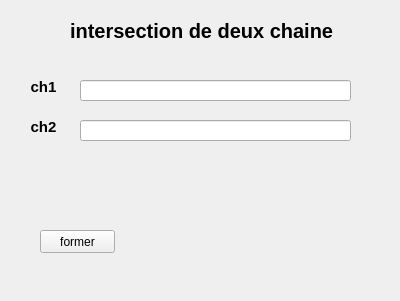
<?xml version="1.0" encoding="UTF-8"?>
<ui version="4.0">
 <class>Form</class>
 <widget class="QWidget" name="Form">
  <property name="geometry">
   <rect>
    <x>0</x>
    <y>0</y>
    <width>400</width>
    <height>301</height>
   </rect>
  </property>
  <property name="windowTitle">
   <string>Form</string>
  </property>
  <widget class="QLabel" name="label">
   <property name="geometry">
    <rect>
     <x>70</x>
     <y>10</y>
     <width>291</width>
     <height>41</height>
    </rect>
   </property>
   <property name="font">
    <font>
     <pointsize>15</pointsize>
     <weight>75</weight>
     <bold>true</bold>
    </font>
   </property>
   <property name="text">
    <string>intersection de deux chaine</string>
   </property>
  </widget>
  <widget class="QLabel" name="label_2">
   <property name="geometry">
    <rect>
     <x>20</x>
     <y>80</y>
     <width>47</width>
     <height>13</height>
    </rect>
   </property>
   <property name="font">
    <font>
     <pointsize>11</pointsize>
     <weight>75</weight>
     <bold>true</bold>
    </font>
   </property>
   <property name="text">
    <string>ch1</string>
   </property>
   <property name="alignment">
    <set>Qt::AlignCenter</set>
   </property>
  </widget>
  <widget class="QLineEdit" name="text1">
   <property name="geometry">
    <rect>
     <x>80</x>
     <y>80</y>
     <width>271</width>
     <height>21</height>
    </rect>
   </property>
   <property name="font">
    <font>
     <pointsize>10</pointsize>
    </font>
   </property>
  </widget>
  <widget class="QLabel" name="res">
   <property name="geometry">
    <rect>
     <x>80</x>
     <y>170</y>
     <width>241</width>
     <height>31</height>
    </rect>
   </property>
   <property name="font">
    <font>
     <pointsize>10</pointsize>
    </font>
   </property>
   <property name="text">
    <string/>
   </property>
  </widget>
  <widget class="QLabel" name="label_3">
   <property name="geometry">
    <rect>
     <x>20</x>
     <y>120</y>
     <width>47</width>
     <height>13</height>
    </rect>
   </property>
   <property name="font">
    <font>
     <pointsize>11</pointsize>
     <weight>75</weight>
     <bold>true</bold>
    </font>
   </property>
   <property name="text">
    <string>ch2</string>
   </property>
   <property name="alignment">
    <set>Qt::AlignCenter</set>
   </property>
  </widget>
  <widget class="QLineEdit" name="text2">
   <property name="geometry">
    <rect>
     <x>80</x>
     <y>120</y>
     <width>271</width>
     <height>21</height>
    </rect>
   </property>
   <property name="font">
    <font>
     <pointsize>10</pointsize>
    </font>
   </property>
  </widget>
  <widget class="QPushButton" name="bnt">
   <property name="geometry">
    <rect>
     <x>40</x>
     <y>230</y>
     <width>75</width>
     <height>23</height>
    </rect>
   </property>
   <property name="text">
    <string>former</string>
   </property>
  </widget>
 </widget>
 <resources/>
 <connections/>
</ui>
